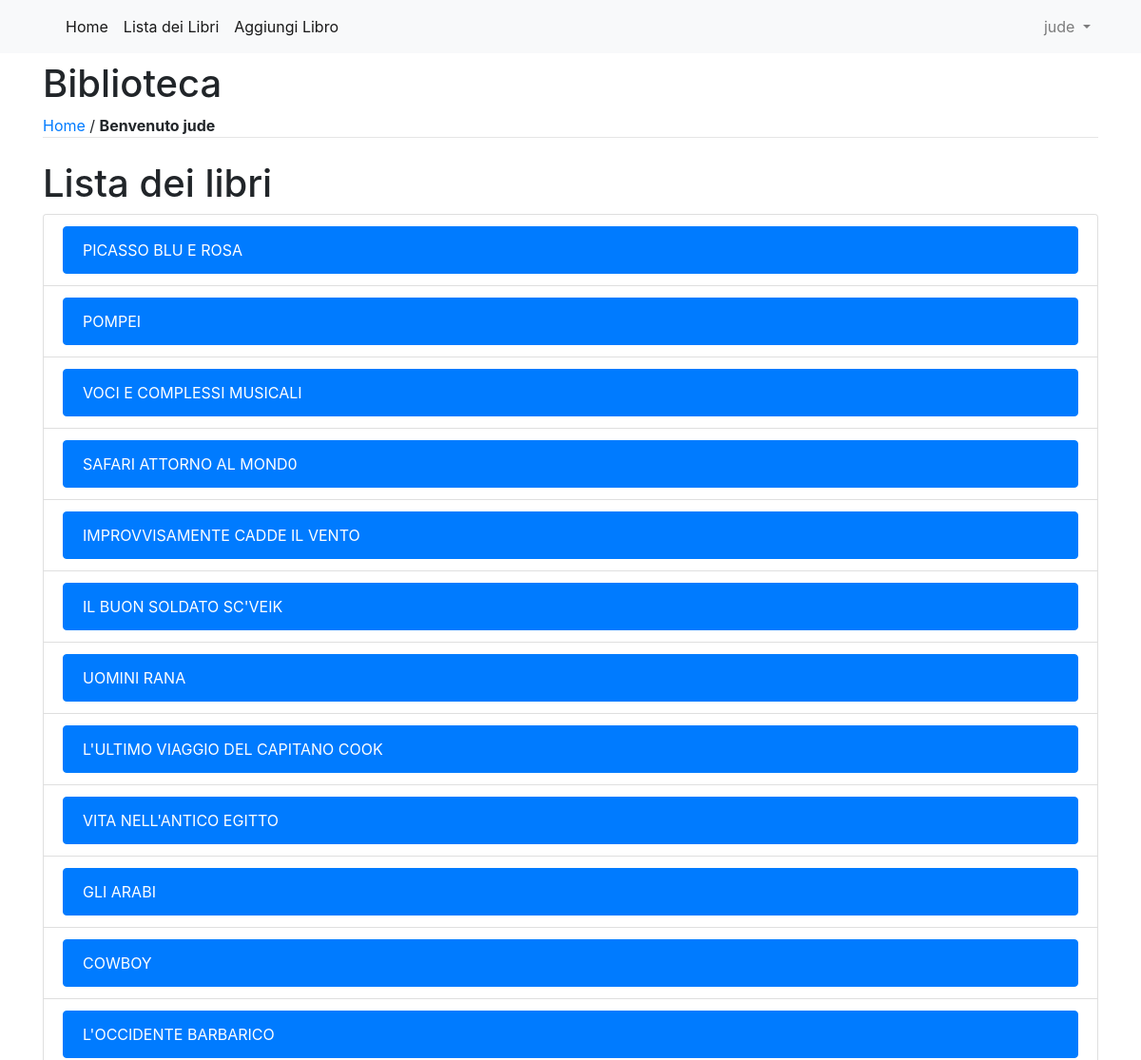
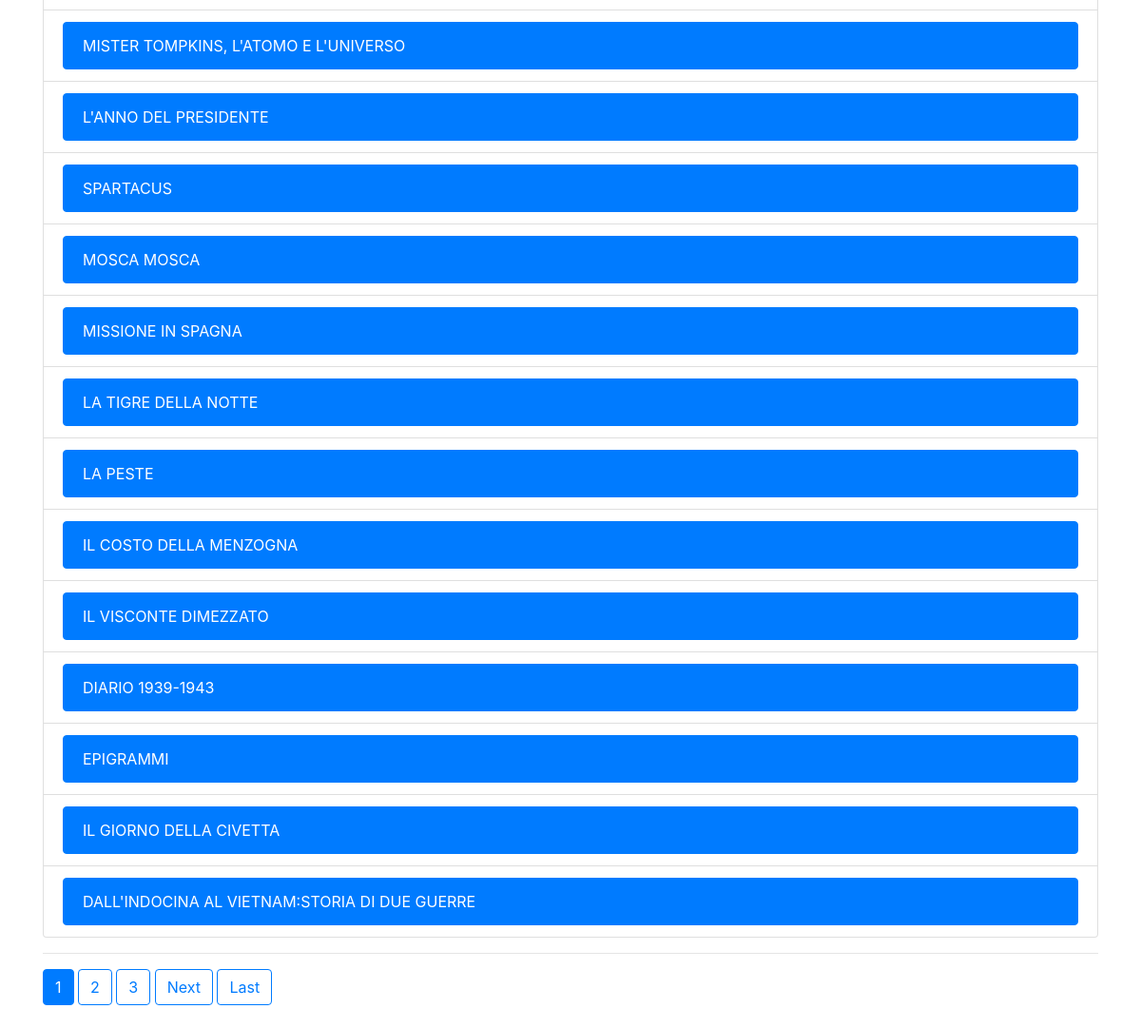
Screenshot of /secret/ (signed in) with the database file from the repository (2 pictures, top to bottom).
### libri/models.py (models this page shows, shortened)
class Libri(models.Model):
    idlibro = models.AutoField(db_column='IdLibro', primary_key=True)
    dewey = models.CharField(db_column='Dewey', max_length=25)
    titolo = models.CharField(db_column='Titolo', max_length=250)
    immagine = models.ImageField(db_column='Immagine', blank=True, null=True)
    isbn = models.CharField(db_column='Isbn', max_length=13, blank=True, null=True)
    idedi = models.ForeignKey('Editori', on_delete=models.CASCADE, db_column='IdEdi')
    nedizione = models.PositiveIntegerField(db_column='Nedizione', blank=True, null=True)
    annopubblicazione = models.CharField(db_column='AnnoPubblicazione', max_length=4, blank=True, null=True)
    prezzo = models.DecimalField(max_digits=6, decimal_places=2, db_column='Prezzo', blank=True, null=True)
    dataacquisto = models.DateTimeField(auto_now_add=False, db_column='dataAcquisto', blank=True, null=True)
    descrizione = models.TextField(db_column='Descrizione', blank=True, null=True)
    pagine = models.DecimalField(max_digits=6, decimal_places=0, blank=True, null=True)
    idcollocazione = models.ForeignKey('Collocazione', on_delete=models.SET_DEFAULT, default='[Vuoto]', db_column='IdCollocazione')
    idsede = models.ForeignKey('Sede', on_delete=models.CASCADE, db_column='IdSede')
    inprestito = models.BooleanField(db_column='InPrestito')
    idstato = models.DecimalField(max_digits=2, decimal_places=0, db_column='IdStato')
    class Meta:
        verbose_name_plural="Libri"
        db_table = 'Libri'

### libri/views.py (the view)
# urls.py: path('secret/', views.LibriListView.as_view(), name='libri'),
class LibriListView(LoginRequiredMixin, ListView):
    queryset = Libri.objects.all()
    paginate_by=25

### Biblioteca/templates/libri/libri_list.html (shortened to what this page needs)
{% extends "base.html" %}
{% block content %}
  <h1>Lista dei libri </h1>
  <ul class="list-group">
    {% for libri in libri_list %}
  <li class="list-group-item"><a href="http://127.0.0.1:8000/{{libri.idlibro}}/" class="list-group-item list-group-item-action active">{{ libri.titolo }}</a> </li>
    {% endfor %}
</ul>
<hr/>
    {% if is_paginated %}
      {% for num in page_obj.paginator.page_range %}
        {% if page_obj.number == num %}
          <a class="btn btn-primary mb-4" href="?page={{ num }}">{{ num }}</a>
        {% elif num > page_obj.number|add:'-3' and num < page_obj.number|add:'3' %}
          <a class="btn btn-outline-primary mb-4" href="?page={{ num }}">{{ num }}</a>
        {% endif %}
      {% endfor %}
      {% if page_obj.has_next %}
        <a class="btn btn-outline-primary mb-4" href="?page={{ page_obj.next_page_number }}">Next</a>
        <a class="btn btn-outline-primary mb-4" href="?page={{ page_obj.paginator.num_pages }}">Last</a>
      {% endif %}
    {% endif %}
{% endblock content %}

### Biblioteca/templates/base.html (shortened to what this page needs)
<!doctype html>
<html lang="en">
  <head>
    <link rel="stylesheet" href="https://stackpath.bootstrapcdn.com/bootstrap/4.1.3/css/bootstrap.min.css">
  </head>
  <body>
  <nav class="navbar navbar-expand-lg navbar-light bg-light">
    <div class="container">
      <div class="collapse navbar-collapse" id="navbarSupportedContent">
        <ul class="navbar-nav mr-auto">
          <li class="nav-item active">
            <a class="nav-link" href="{% url 'home' %}">Home <span class="sr-only">(current)</span></a>
          </li>
           {% if user.is_authenticated %}
           <li class="nav-item active">
            <a class="nav-link" href="{% url 'libri' %}">Lista dei Libri <span class="sr-only">(current)</span></a>
          </li>
             <li class="nav-item active">
            <a class="nav-link" href="{% url 'aggiungi' %}">Aggiungi Libro <span class="sr-only">(current)</span></a>
          </li>
           {% endif %}
        </ul>
        <form class="form-inline my-2 my-lg-0">
        {% if user.is_authenticated %}
        <ul class="navbar-nav ">
         <li class="nav-item dropdown">
            <a class="nav-link dropdown-toggle" href="#" id="navbarDropdown" role="button" data-toggle="dropdown" aria-haspopup="true" aria-expanded="false">
              {{ user.username }}
            </a>
          </li>
        </ul>
        {% else %}
          <a href="{% url 'login' %}" class="btn btn-outline-secondary">Login</a>
          <a href="{% url 'signup' %}"class="btn btn-primary ml-2">Sign up</a>
         {% endif %}
        </form>
      </div>
    </div>
</nav>
    <div class="container">
        <div class="col-14">
          <h1 class="mt-2">Biblioteca</h1>
          <a href="{% url 'home' %}">Home</a> /
           {% if user.is_authenticated %}
            <strong>Benvenuto {{user.username}}</strong>
           {% endif %}
          <hr class="mt-0 mb-4">
          {% block content %}
          {% endblock %}
        </div>
      </div>
  </body>
</html>

### rows the page displays
Libri: titolo "PICASSO BLU E ROSA"
Libri: titolo "POMPEI"
Libri: titolo "VOCI E COMPLESSI MUSICALI"
Libri: titolo "SAFARI ATTORNO AL MOND0"
Libri: titolo "IMPROVVISAMENTE CADDE IL VENTO"
Libri: titolo "IL BUON SOLDATO SC'VEIK"
Libri: titolo "UOMINI RANA"
Libri: titolo "L'ULTIMO VIAGGIO DEL CAPITANO COOK"
Libri: titolo "VITA NELL'ANTICO EGITTO"
Libri: titolo "GLI ARABI"
Libri: titolo "COWBOY"
Libri: titolo "L'OCCIDENTE BARBARICO"
Libri: titolo "MISTER TOMPKINS, L'ATOMO E L'UNIVERSO"
Libri: titolo "L'ANNO DEL PRESIDENTE"
Libri: titolo "SPARTACUS"
Libri: titolo "MOSCA MOSCA"
Libri: titolo "MISSIONE IN SPAGNA"
Libri: titolo "LA TIGRE DELLA NOTTE"
Libri: titolo "LA PESTE"
Libri: titolo "IL COSTO DELLA MENZOGNA"
Libri: titolo "IL VISCONTE DIMEZZATO"
Libri: titolo "DIARIO 1939-1943"
Libri: titolo "EPIGRAMMI"
Libri: titolo "IL GIORNO DELLA CIVETTA"
Libri: titolo "DALL'INDOCINA AL VIETNAM:STORIA DI DUE GUERRE"

### other values shown
{{ user.username }} "jude"
{{ num }} "1"
{{ num }} "2" "3"
